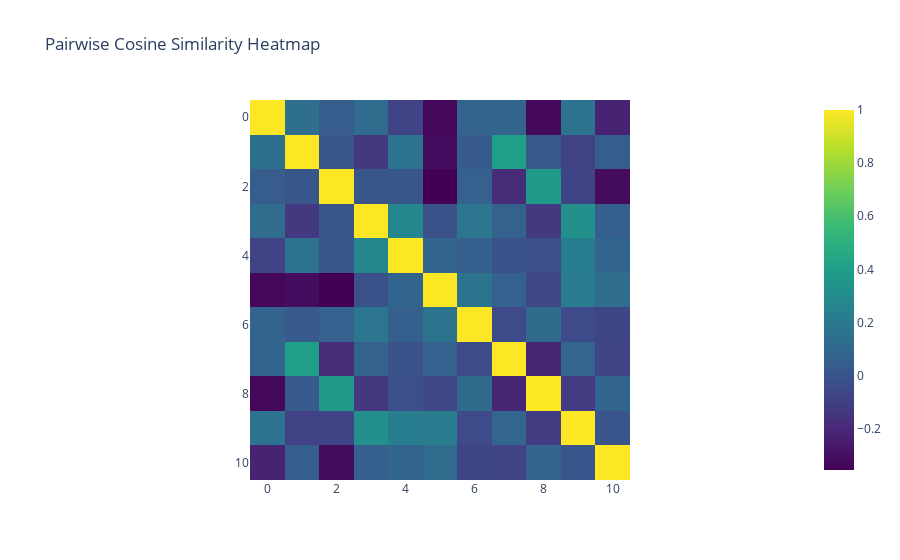
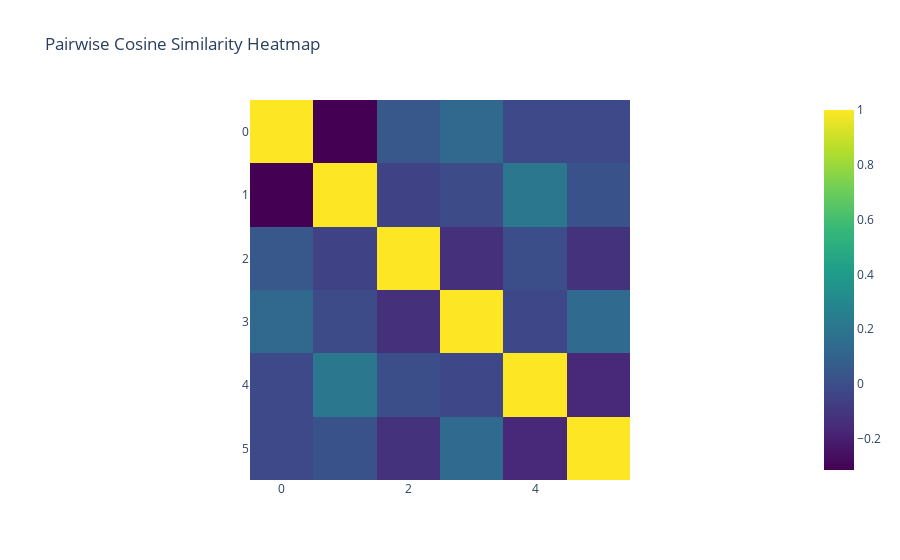
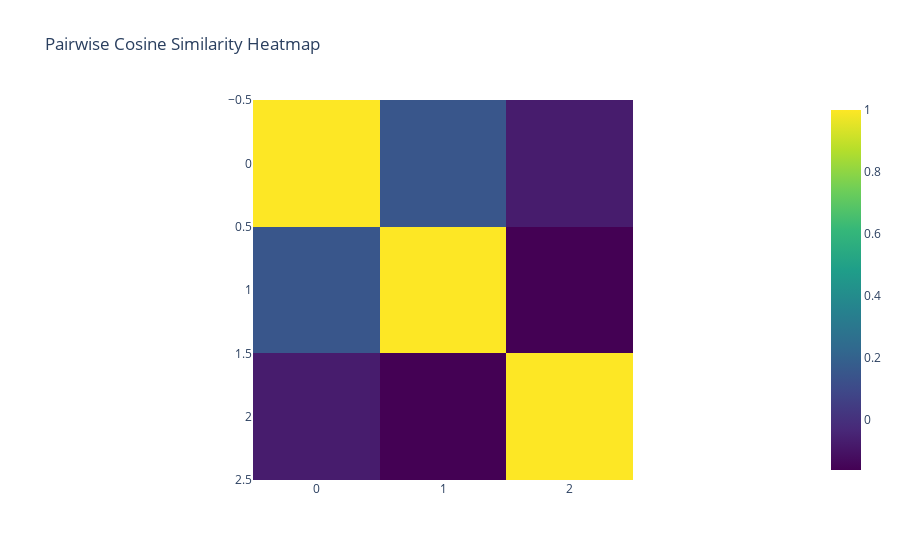
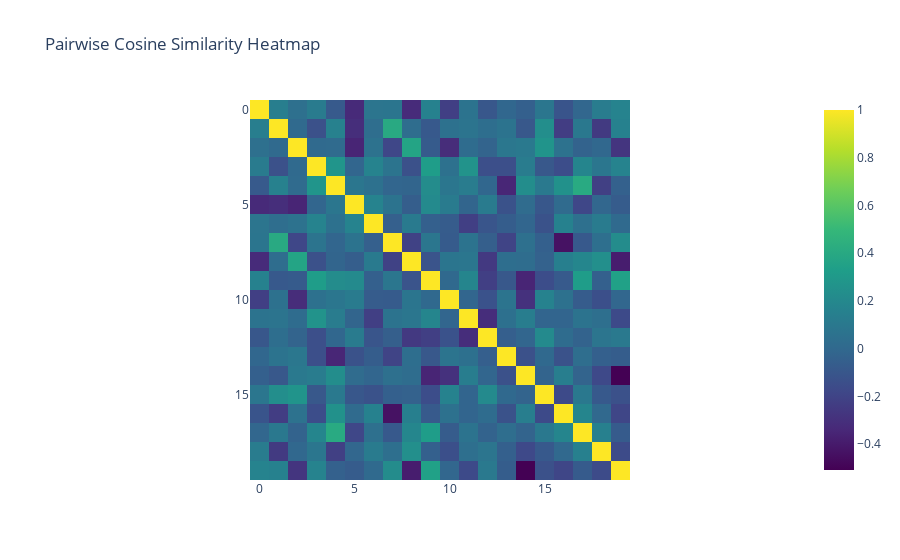

The cell these charts' notebook holds for them, in order:
### Markdown cell above
- [ ] Make a BOW model that encodes the object/color/state at each position using different embedding matrices
- [ ] Visualize each/make method to default to orthogonal or something? see how much by default?
- [ ] ensure init is in similar range to typical transformer situation
- [ ] Make a sinusoidal relative position encoding like what's used for some LLMs and add that on top. 
- [ ] Visualize positional embeddings via dot product as with did in arena.

### Code cell
import sys 
sys.path.append('..')

import torch
from src.environments.memory import MemoryEnv
from src.models.components import MiniGridBOWEmbedding
from src.visualization import tensor_cosine_similarity_heatmap, tensor_2d_embedding_similarity
from minigrid.wrappers import ViewSizeWrapper
import plotly.express as px 

env = ViewSizeWrapper(MemoryEnv(size = 7, random_length=False, random_start_pos=False, max_steps=200, render_mode='rgb_array'), 7)
obs, info = env.reset()
obs['image'].shape
# px.imshow(env.render()).show()
# px.imshow(obs['image'][:,:,0].T).show()


state_embedding = MiniGridBOWEmbedding(
    embedding_dim=32, 
    max_values=[11, 6, 3], 
    channel_names=['object', 'color', 'state'], 
    view_size=7,
    add_positional_enc=True)

print(state_embedding)
obs, info = env.reset()
obs = torch.from_numpy(obs['image']).unsqueeze(0)
print(state_embedding(obs).shape)
print("--")
print(state_embedding.get_channel_embedding('object').shape)
print(state_embedding.get_channel_embedding('color').shape)
print(state_embedding.get_channel_embedding('state').shape)
print(state_embedding.get_all_channel_embeddings().shape)
print(state_embedding.get_positional_encoding().shape) # 2D positional encoding
print("--")
print("average norm channel embeddings:", torch.norm(state_embedding.get_all_channel_embeddings(), dim = 1).mean())
print("average norm positional encoding:", torch.norm(state_embedding.get_positional_encoding(), dim = 1).mean())


# Test the function with a sample PyTorch tensor
for channel in ['object', 'color', 'state']:
    tensor_cosine_similarity_heatmap(state_embedding.get_channel_embedding(channel).detach())
tensor_cosine_similarity_heatmap(state_embedding.get_all_channel_embeddings().detach())

env = ViewSizeWrapper(MemoryEnv(size = 7, random_length=False, random_start_pos=False, max_steps=200, render_mode='rgb_array'), 7)
obs, info = env.reset()
obs['image'].shape
# px.imshow(env.render()).show()
px.imshow(obs['image'][:,:,0].T).show()

# Test the function with an example image sample PyTorch tensor
obs = torch.from_numpy(obs['image']).unsqueeze(0)
embed_2d = state_embedding(obs).detach()
x = 2; y = 1
tensor_2d_embedding_similarity(embed_2d[0], x, y)
# tensor_2d_embedding_similarity(embed_2d[0], x, y, mode="contour")

non_positional_embeddings = state_embedding.get_all_channel_embeddings().detach()
positional_encoding = state_embedding.get_positional_encoding().detach()
concatenated_embeddings = torch.cat([non_positional_embeddings, positional_encoding.squeeze(0).view(-1, 32)], dim=0)

tensor_cosine_similarity_heatmap(concatenated_embeddings)

### Figure 1 — Plotly figure (JSON) as saved in the notebook; plotly's stock layout.template omitted (floating-point values rounded to 4 significant figures)
{"data": [{"coloraxis": "coloraxis", "hovertemplate": "x: %{x}<br>y: %{y}<br>color: %{z}<extra></extra>", "name": "0", "type": "heatmap", "x": [0, 1, 2, 3, 4, 5, 6, 7, 8, 9, 10], "xaxis": "x", "y": [0, 1, 2, 3, 4, 5, 6, 7, 8, 9, 10], "yaxis": "y", "z": [[1.0, 0.1364, 0.04388, 0.1183, -0.08233, -0.332, 0.07776, 0.07924, -0.3253, 0.1566, -0.2255], [0.1364, 1.0, 0.007319, -0.1286, 0.1529, -0.3081, 0.03226, 0.4055, 0.02369, -0.08584, 0.04985], [0.04388, 0.007319, 1.0, 0.007786, 0.01248, -0.3554, 0.06208, -0.1858, 0.3683, -0.07611, -0.3172], [0.1183, -0.1286, 0.007786, 1.0, 0.2731, -0.01392, 0.1703, 0.07215, -0.1283, 0.3216, 0.05238], [-0.08233, 0.1529, 0.01248, 0.2731, 1.0, 0.08321, 0.05497, -0.01695, -0.0227, 0.2195, 0.08168], [-0.332, -0.3081, -0.3554, -0.01392, 0.08321, 1, 0.1656, 0.06329, -0.05979, 0.2111, 0.1199], [0.07776, 0.03226, 0.06208, 0.1703, 0.05497, 0.1656, 1.0, -0.05104, 0.1124, -0.04861, -0.06901], [0.07924, 0.4055, -0.1858, 0.07215, -0.01695, 0.06329, -0.05104, 1.0, -0.2112, 0.08469, -0.07423], [-0.3253, 0.02369, 0.3683, -0.1283, -0.0227, -0.05979, 0.1124, -0.2112, 1.0, -0.1154, 0.08137], [0.1566, -0.08584, -0.07611, 0.3216, 0.2195, 0.2111, -0.04861, 0.08469, -0.1154, 1, 0.002891], [-0.2255, 0.04985, -0.3172, 0.05238, 0.08168, 0.1199, -0.06901, -0.07423, 0.08137, 0.002891, 1.0]]}], "layout": {"coloraxis": {"colorscale": [[0, "#440154"], [0.1111, "#482878"], [0.2222, "#3e4989"], [0.3333, "#31688e"], [0.4444, "#26828e"], [0.5556, "#1f9e89"], [0.6667, "#35b779"], [0.7778, "#6ece58"], [0.8889, "#b5de2b"], [1, "#fde725"]]}, "title": {"text": "Pairwise Cosine Similarity Heatmap"}, "xaxis": {"anchor": "y", "constrain": "domain", "domain": [0, 1], "scaleanchor": "y"}, "yaxis": {"anchor": "x", "autorange": "reversed", "constrain": "domain", "domain": [0, 1]}}}

### Figure 2 — Plotly figure (JSON) as saved in the notebook; plotly's stock layout.template omitted (floating-point values rounded to 4 significant figures)
{"data": [{"coloraxis": "coloraxis", "hovertemplate": "x: %{x}<br>y: %{y}<br>color: %{z}<extra></extra>", "name": "0", "type": "heatmap", "x": [0, 1, 2, 3, 4, 5], "xaxis": "x", "y": [0, 1, 2, 3, 4, 5], "yaxis": "y", "z": [[1.0, -0.3141, 0.04837, 0.1292, -0.02011, -0.02117], [-0.3141, 1.0, -0.0521, -0.01443, 0.2099, 0.02069], [0.04837, -0.0521, 1.0, -0.1309, 0.002747, -0.1232], [0.1292, -0.01443, -0.1309, 1.0, -0.02887, 0.1372], [-0.02011, 0.2099, 0.002747, -0.02887, 1.0, -0.1663], [-0.02117, 0.02069, -0.1232, 0.1372, -0.1663, 1.0]]}], "layout": {"coloraxis": {"colorscale": [[0, "#440154"], [0.1111, "#482878"], [0.2222, "#3e4989"], [0.3333, "#31688e"], [0.4444, "#26828e"], [0.5556, "#1f9e89"], [0.6667, "#35b779"], [0.7778, "#6ece58"], [0.8889, "#b5de2b"], [1, "#fde725"]]}, "title": {"text": "Pairwise Cosine Similarity Heatmap"}, "xaxis": {"anchor": "y", "constrain": "domain", "domain": [0, 1], "scaleanchor": "y"}, "yaxis": {"anchor": "x", "autorange": "reversed", "constrain": "domain", "domain": [0, 1]}}}

### Figure 3 — Plotly figure (JSON) as saved in the notebook; plotly's stock layout.template omitted (floating-point values rounded to 4 significant figures)
{"data": [{"coloraxis": "coloraxis", "hovertemplate": "x: %{x}<br>y: %{y}<br>color: %{z}<extra></extra>", "name": "0", "type": "heatmap", "x": [0, 1, 2], "xaxis": "x", "y": [0, 1, 2], "yaxis": "y", "z": [[1.0, 0.1493, -0.07567], [0.1493, 1.0, -0.1638], [-0.07567, -0.1638, 1.0]]}], "layout": {"coloraxis": {"colorscale": [[0, "#440154"], [0.1111, "#482878"], [0.2222, "#3e4989"], [0.3333, "#31688e"], [0.4444, "#26828e"], [0.5556, "#1f9e89"], [0.6667, "#35b779"], [0.7778, "#6ece58"], [0.8889, "#b5de2b"], [1, "#fde725"]]}, "title": {"text": "Pairwise Cosine Similarity Heatmap"}, "xaxis": {"anchor": "y", "constrain": "domain", "domain": [0, 1], "scaleanchor": "y"}, "yaxis": {"anchor": "x", "autorange": "reversed", "constrain": "domain", "domain": [0, 1]}}}

### Figure 4 — Plotly figure (JSON) as saved in the notebook; plotly's stock layout.template omitted (floating-point values rounded to 4 significant figures; data arrays with more than 128 entries replaced by an {"elided": "..."} marker saying what was removed)
{"data": [{"coloraxis": "coloraxis", "hovertemplate": "x: %{x}<br>y: %{y}<br>color: %{z}<extra></extra>", "name": "0", "type": "heatmap", "x": [0, 1, 2, 3, 4, 5, 6, 7, 8, 9, 10, 11, 12, 13, 14, 15, 16, 17, 18, 19], "xaxis": "x", "y": [0, 1, 2, 3, 4, 5, 6, 7, 8, 9, 10, 11, 12, 13, 14, 15, 16, 17, 18, 19], "yaxis": "y", "z": {"elided": "20x20 float values"}}], "layout": {"coloraxis": {"colorscale": [[0, "#440154"], [0.1111, "#482878"], [0.2222, "#3e4989"], [0.3333, "#31688e"], [0.4444, "#26828e"], [0.5556, "#1f9e89"], [0.6667, "#35b779"], [0.7778, "#6ece58"], [0.8889, "#b5de2b"], [1, "#fde725"]]}, "title": {"text": "Pairwise Cosine Similarity Heatmap"}, "xaxis": {"anchor": "y", "constrain": "domain", "domain": [0, 1], "scaleanchor": "y"}, "yaxis": {"anchor": "x", "autorange": "reversed", "constrain": "domain", "domain": [0, 1]}}}
